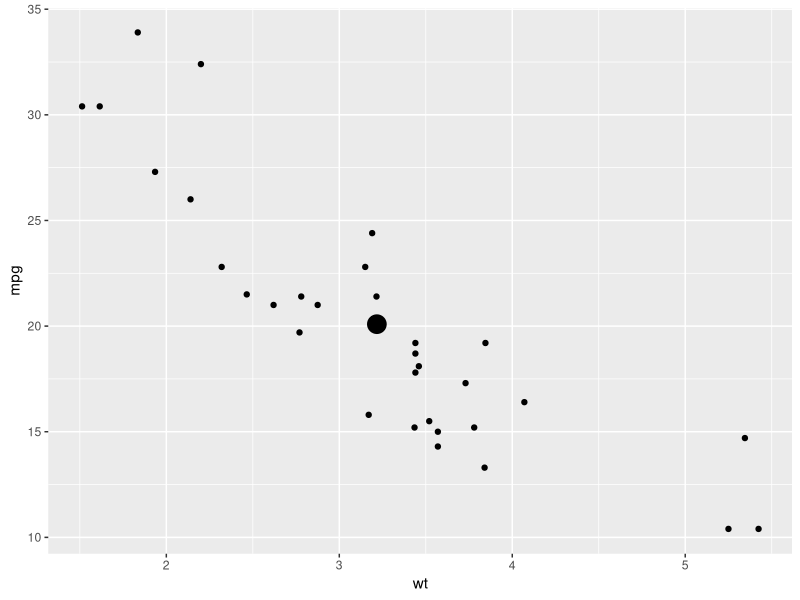
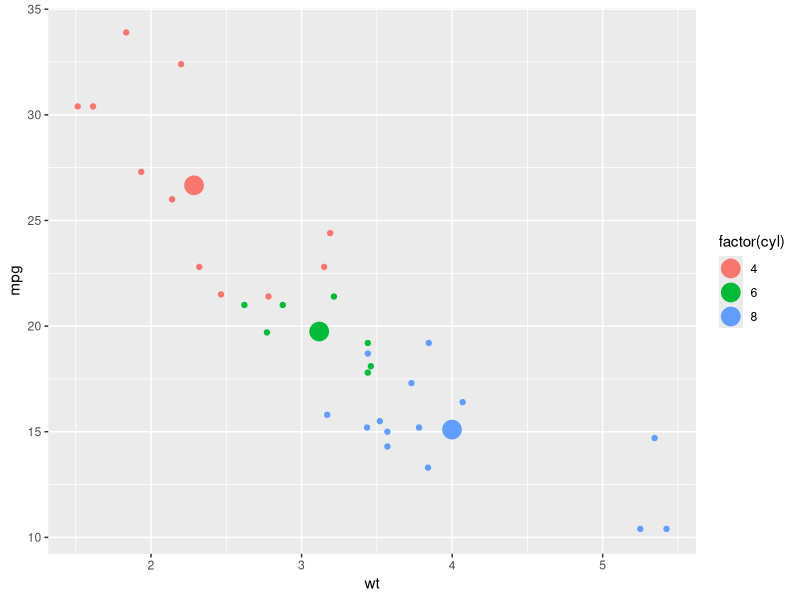
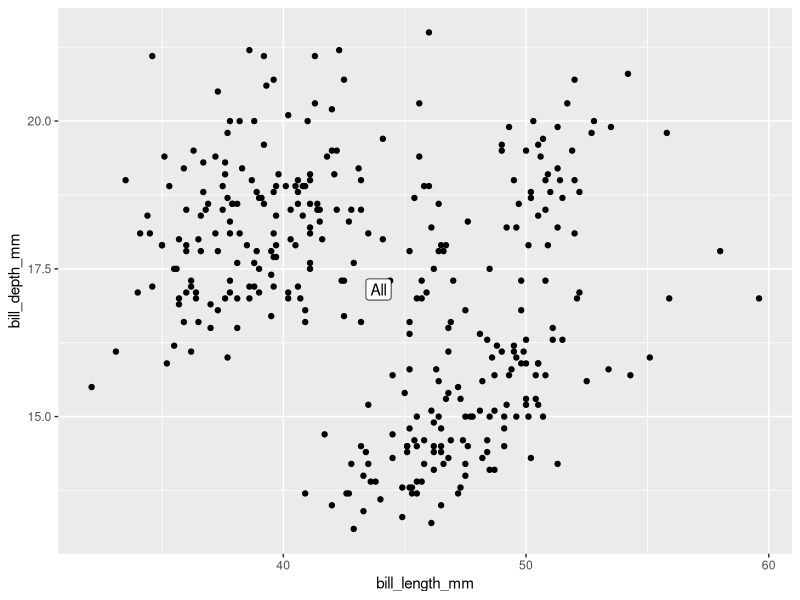
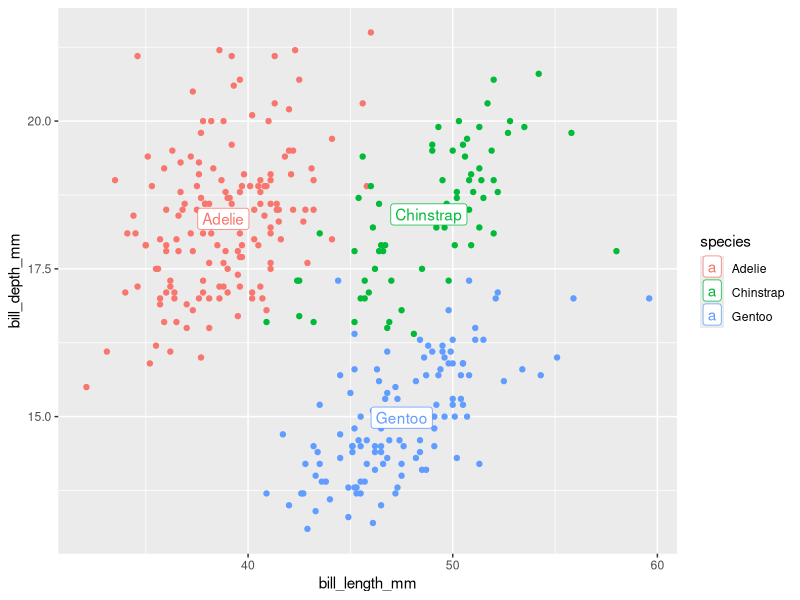
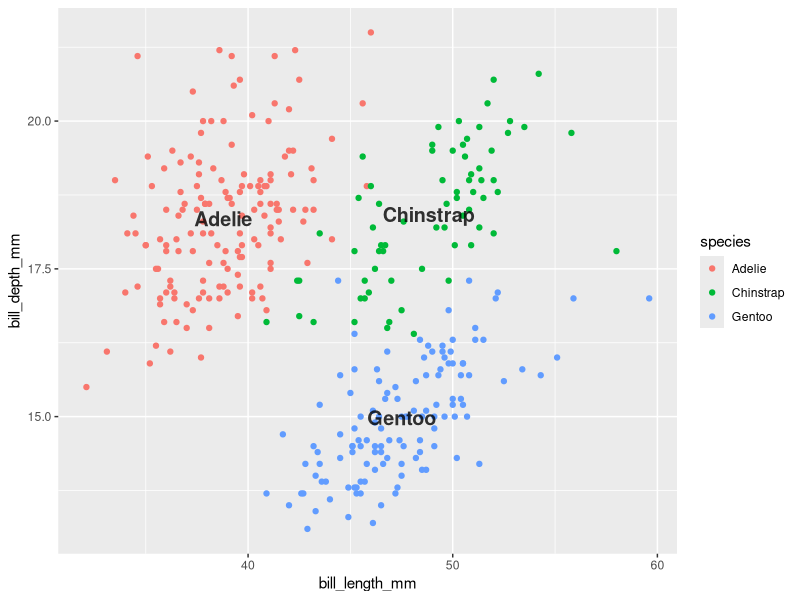
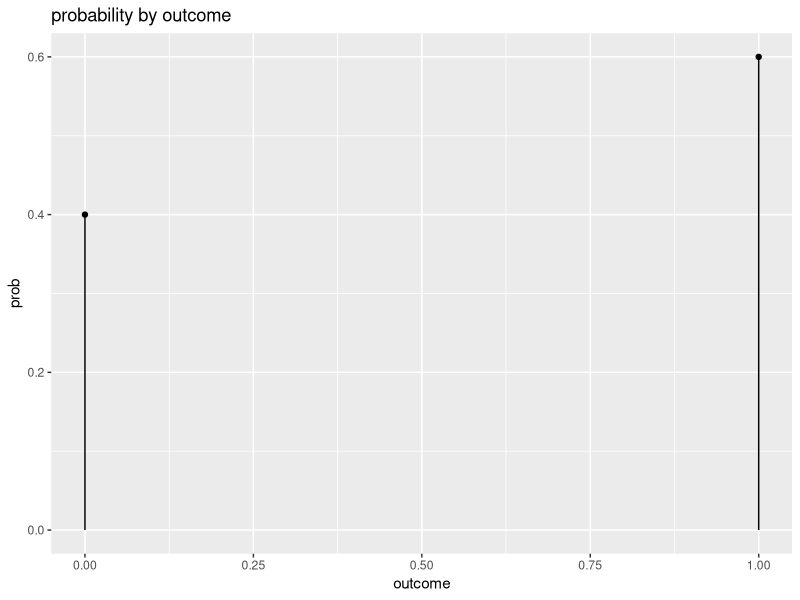
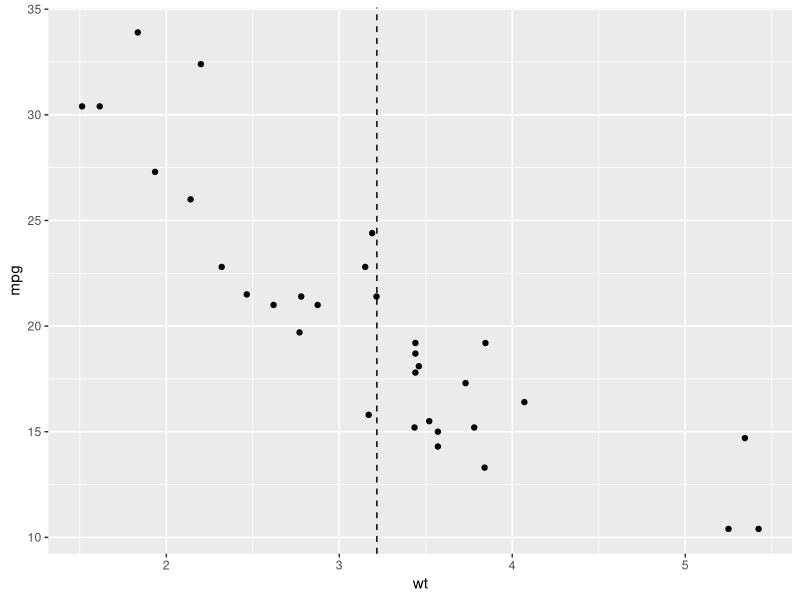
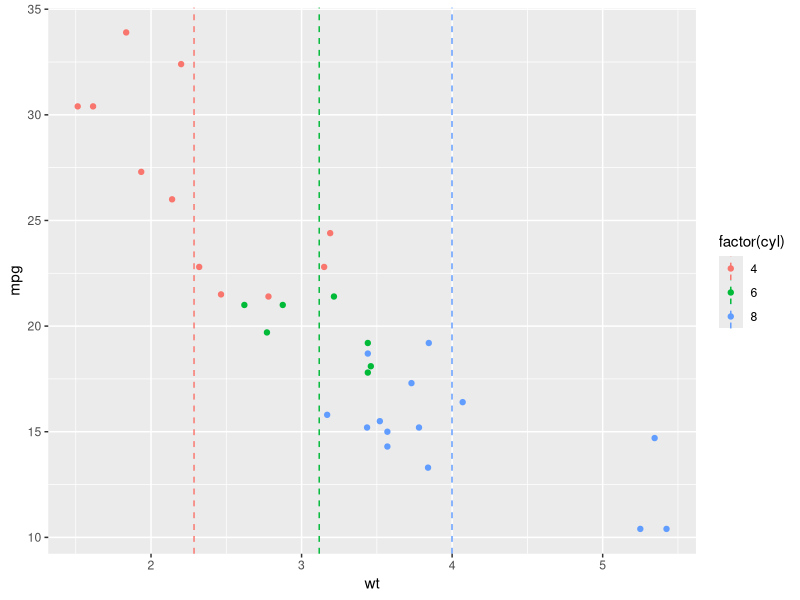

Here is the R script that generated these plots, in order:
## ---- chunk 1
knitr::opts_chunk$set(echo = TRUE, error = T)
options(tidyverse.quiet = TRUE)
## ---- chunk 2
library(tidyverse)

StatRasa <- ggplot2::ggproto("StatRasa", ggplot2::Stat,
  compute_group = function(data, scales, compute_group_fun, fun.args) {
     # Change default arguments of the function to the 
     # values in fun.args
     args <- formals(compute_group_fun)
     for (i in seq_along(fun.args)) {
        if (names(fun.args[i]) %in% names(fun.args)) {
           args[[names(fun.args[i])]] <- fun.args[[i]]
        } 
     }
     formals(compute_group_fun) <- args
     
     # Apply function to data
     compute_group_fun(data)
})

# stat function used in ggplot
stat_rasa <- function(mapping = NULL, data = NULL,
                      geom = "point", 
                      position = "identity",
                      compute_group_fun = NULL,
                      ...,
                      show.legend = NA,
                      inherit.aes = TRUE) {
   # Check arguments 
   if (!is.function(compute_group_fun)) stop("compute_group_fun must be a function")
   
   # Pass dotted arguments to a list
   fun.args <- match.call(expand.dots = FALSE)$`...`
   
   ggplot2::layer(
      data = data,
      mapping = mapping,
      stat = StatRasa,
      geom = geom,
      position = position,
      show.legend = show.legend,
      inherit.aes = inherit.aes,
      check.aes = FALSE,
      check.param = FALSE,
      params = list(
         compute_group_fun = compute_group_fun, 
         fun.args = fun.args,
         na.rm = FALSE,
         ...
      )
   )
}
## ---- chunk 3
group_means <- function(data){
  
 data %>% 
    summarise(x = mean(x),
              y = mean(y))
  
}

geom_means <- function(...){
  stat_rasa(compute_group_fun = group_means, ...)
}

mtcars |>
  ggplot() + 
  aes(x = wt,
      y = mpg) + 
  geom_point() + 
  geom_means(size = 6)

last_plot() + 
  aes(color = factor(cyl))
## ---- chunk 4
group_label_at_center <- function(data){
  
 data %>% 
    group_by(label) %>% 
    summarise(x = mean(x, na.rm = T),
              y = mean(y, na.rm = T))
  
}

geom_center_label <- function(...){
  stat_rasa(compute_group_fun = group_label_at_center, geom = GeomLabel, ...)
}


palmerpenguins::penguins |>
  ggplot() +
  aes(x = bill_length_mm,
      y = bill_depth_mm) +
  geom_point() +
  aes(label = "All") +
  geom_center_label()


last_plot() +
  aes(color = species, label = species)


geom_center_text <- function(...){
  stat_rasa(compute_group_fun = group_label_at_center, geom = GeomText, ...)
}


palmerpenguins::penguins |>
  ggplot() +
  aes(x = bill_length_mm,
      y = bill_depth_mm) +
  geom_point() +
  aes(color = species) +
  geom_center_text(aes(label = species), 
                    color = "Black", 
                    alpha = .8,
                   size = 5, 
                   fontface = "bold")

layer_data(i = 2)
## ---- chunk 5
compute_post <- function(data){
  
  data %>% 
    mutate(xend = x,
           yend = 0)
  
}

geom_post <- function(...){
  stat_rasa(compute_group_fun = compute_post, geom = "segment", ...)
}


data.frame(outcome = 0:1, prob = c(.4, .6)) |>
  ggplot() + 
  aes(x = outcome,
      y = prob) + 
  geom_post() + 
  geom_point() + 
  labs(title = "probability by outcome")


## ---- chunk 6
compute_xmean <- function(data){
  
  data %>% 
    summarize(xintercept = mean(x))
  
}

geom_xmean <- function(...){
  stat_rasa(compute_group_fun = compute_xmean, geom = "vline", ...)
}

mtcars |>
  ggplot() + 
  aes(x = wt,
      y = mpg) + 
  geom_point() + 
  geom_xmean(linetype = "dashed")

last_plot() + 
  aes(color = factor(cyl))
## ---- chunk 7
compute_xy_quantile <- function(data, q = .25){
  
  data %>% 
    summarise(x = quantile(x, q),
              y = quantile(y, q)) 
  
}

geom_quantile <- function(...){
  stat_rasa(compute_group_fun = compute_xy_quantile, geom = "point", ...)
}

mtcars |>
  ggplot() + 
  aes(x = wt,
      y = mpg) + 
  geom_point() + 
  geom_quantile(size = 8) + 
  geom_quantile(size = 8, q = .75)

## ---- chunk 8
# using .75 span to match ggplot2 geom_smooth
Detrend <- function(data, method = "lm", span = 0.75) {
   if (method == "lm") {
      data$y <- resid(lm(y ~ x, data = data))
   } else {
      data$y <- resid(loess(y ~ x, span = span, data = data))
   }
   as.data.frame(data)
   }
   
   
library(ggplot2)
set.seed(42)
x <- seq(-1, 3, length.out = 30)
y <- x^2 + rnorm(30)*0.5
df <- data.frame(x = x, y = y)

ggplot(df, aes(x, y)) +
  geom_line(aes(color = "raw data")) +
  geom_smooth(aes(color = "loess smoothing"),
              alpha = .3) + 
  stat_smooth(geom = "point", 
              aes(color = "loess smoothing"),
              xseq = df$x) +
  stat_rasa(geom = "line", 
             compute_group_fun = Detrend, 
             method = "smooth",
             aes(color = "detrended")) +
  geom_hline(yintercept = 0, 
             linetype = "dashed") + 
  scale_color_discrete(breaks = 
                         fct_inorder(c("raw data",
                                       "loess smoothing",
                                       "detrended"))) +
  labs(title = "detrending with loess smoothing")
## ---- chunk 9
stat_detrend <- function(...) {
   stat_rasa(compute_group_fun = Detrend, geom = "line", ...)
}

ggplot(df, aes(x, y)) + 
  geom_line(aes(color = "raw data")) +
  geom_smooth(method = "lm", 
              aes(color = "linear model")) +
  stat_smooth(method = "lm", geom = "segment",
              xend = df$x, yend = df$y,
              xseq = df$x, alpha = .2
              ) +
  stat_detrend(method = "lm", 
                aes(color = "detrended")) +
  geom_hline(yintercept = 0, 
             linetype = "dashed") + 
  scale_color_discrete(breaks = 
                         fct_inorder(c("raw data",
                                       "linear model",
                                       "detrended"))) + 
  labs(title = "Linear detrending",
       color = NULL)
## ---- chunk 10
rasa_g <- function(compute_group_fun, geom, ...){
  
  stat_rasa(compute_group_fun = compute_group_fun, geom = geom, ...)
  
}
## ---- chunk 11
library(tidyverse)
geom_xmean <- function(...){rasa_g(function(df) df |> summarize(xintercept = mean(x)), "vline", ...)}

ggplot(cars) +
  aes(speed, dist) + 
  geom_point() + 
  geom_xmean(linetype = 'dashed')
  
last_plot() + 
  aes(color = dist > 50)
## ---- chunk 12
geom_post <- function(...){rasa_g(function(df) df |> mutate(xend = x, yend = 0), "segment", ...)}

data.frame(prob = c(.4,.6), outcome = c(0, 1)) %>% 
ggplot(data = .) +
  aes(outcome, prob) + 
  geom_post() +
  geom_point() 

geom_expectedvalue <- function(...){rasa_g(function(df) df |> summarise(x = sum(x*y), y = 0), "point", ...)} 

last_plot() + 
  geom_expectedvalue()

geom_expectedvalue_label <- function(...){rasa_g(function(df) df |> summarise(x = sum(x*y), y = 0) |> mutate(label = round(x, 2)), "text", hjust = 1, vjust = 0, ...)} 

last_plot() +
  geom_expectedvalue_label()
## ---- chunk 13
rep(1, 15) |> 
  c(0) %>% 
  data.frame(outcome = .) |>
  ggplot() + 
  aes(x = outcome, y = 0) + 
  geom_dotplot()

geom_proportion <- function(...){rasa_g(function(df) df |> summarise(x = sum(x)/length(x), y = 0), "point", ...)}   # this should work for T/F too when rasa_p is in play

last_plot() + 
  geom_proportion()

geom_proportion_label <- function(...){rasa_g(function(df) df |> summarise(x = sum(x)/length(x), y = 0) |> mutate(label = round(x)), vjust = 0, "text", ...)}   # this should work for T/F too when rasa_p is in play

last_plot() + 
  geom_proportion_label()

last_plot()

## ---- chunk 14
geom_means <- function(...){rasa_g(function(df) df |> summarize(x = mean(x, na.rm = T), y = mean(y, na.rm = T)), "point", ...)}

palmerpenguins::penguins %>% 
  ggplot() + 
  aes(bill_length_mm, bill_depth_mm) + 
  geom_point() + 
  geom_means(size = 7)
## ---- chunk 15
geom_grouplabel <-  function(...){rasa_g(function(df) df |> group_by(label) |> summarize(x = mean(x, na.rm = T), y = mean(y, na.rm = T)), "label", ...)}

palmerpenguins::penguins %>% 
  ggplot() + 
  aes(bill_length_mm, bill_depth_mm, label = species, group = species) + 
  geom_point() + 
  geom_grouplabel(size = 7)
